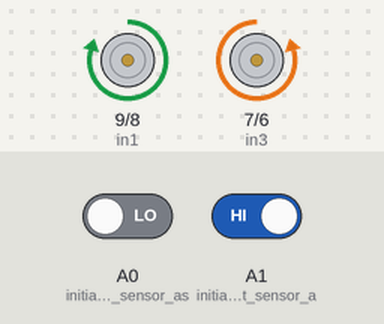
Recording of a sketch running on a simulated Arduino Uno, built with avr-gcc and run on an emulated ATmega328P. On the bench: motor-driver pin pairs drawn as motors (green arrow = first pin HIGH = forward, orange = second pin HIGH = backward, longer = more drive, scaled by the enable pin). The test bench sets the inputs (shaded band); at power-on: A0 (initialize_Left_sensor_as) LOW, A1 (initialize_Right_sensor_a) HIGH.

Above: at 1.2 s.
1.3 s: A0 (initialize_Left_sensor_as) driven HIGH
At 2.5 s:
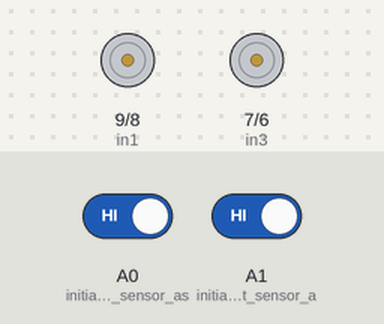
2.8 s: A1 (initialize_Right_sensor_a) driven LOW
At 3.7 s:
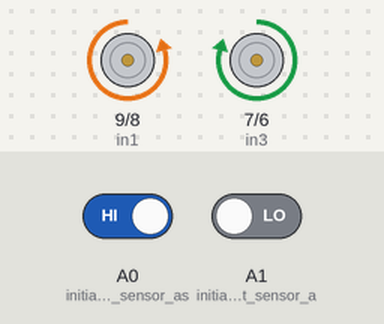
4.3 s: A0 (initialize_Left_sensor_as) driven LOW
At 4.9 s:
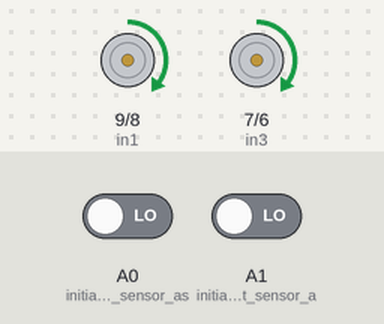
5.8 s: A1 (initialize_Right_sensor_a) driven HIGH
At 7.2 s:
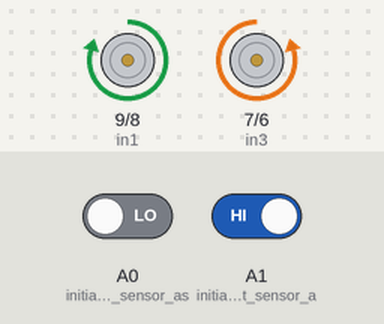
Timing chart, 0 to 8.3 s (numbered marks = the images above; inputs shaded):
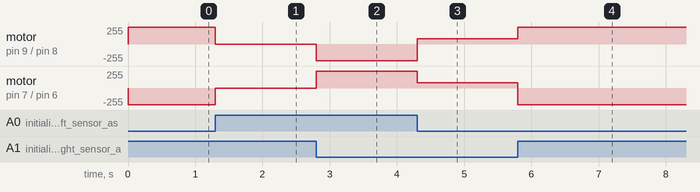

Measured:
- after the input at 1.3 s, motor on pin 9 (in1) / pin 8 (in2): forward 250/255 → stopped at once; motor on pin 7 (in3) / pin 6 (in4): backward 250/255 → stopped at once
- after the input at 2.8 s, motor on pin 9 (in1) / pin 8 (in2): stopped → backward 250/255 at once; motor on pin 7 (in3) / pin 6 (in4): stopped → forward 250/255 at once
- after the input at 4.3 s, motor on pin 9 (in1) / pin 8 (in2): backward 250/255 → forward 80/255 at once; motor on pin 7 (in3) / pin 6 (in4): forward 250/255 → forward 80/255 at once
- after the input at 5.8 s, motor on pin 9 (in1) / pin 8 (in2): forward 80/255 → forward 250/255 at once; motor on pin 7 (in3) / pin 6 (in4): forward 80/255 → backward 250/255 at once

The sketch:

Line_Follower_Car_Code.ino
```cpp
#define in1 9
#define in2 8
#define in3 7
#define in4 6
#define enA 10
#define enB 5


 int M1_Speed = 80; // speed of motor 1
 int M2_Speed = 80; // speed of motor 2
 int LeftRotationSpeed = 250;  // Left Rotation Speed
 int RightRotationSpeed = 250; // Right Rotation Speed


 void setup() {
  Serial.begin(9600);

  pinMode(in1,OUTPUT);
  pinMode(in2,OUTPUT);
  pinMode(in3,OUTPUT);
  pinMode(in4,OUTPUT);

    pinMode(enA,OUTPUT);
    pinMode(enB,OUTPUT);

      pinMode(A0, INPUT); // initialize Left sensor as an input
      pinMode(A1, INPUT); // initialize Right sensor as an input

}

void loop() {

  int LEFT_SENSOR = digitalRead(A0);
  int RIGHT_SENSOR = digitalRead(A1);

if(RIGHT_SENSOR==0 && LEFT_SENSOR==0) {
    forward(); //FORWARD
}

  else if(RIGHT_SENSOR==0 && LEFT_SENSOR==1) {
    right(); //Move Right
 }

  else if(RIGHT_SENSOR==1 && LEFT_SENSOR==0) {
    left(); //Move Left
}

  else if(RIGHT_SENSOR==1 && LEFT_SENSOR==1) {
    Stop();  //STOP
 }
}


void forward()
{
            digitalWrite(in1, HIGH);
            digitalWrite(in2, LOW);
            digitalWrite(in3, HIGH);
            digitalWrite(in4, LOW);

                analogWrite(enA, M1_Speed);
                analogWrite(enB, M2_Speed);
}

void backward()
{
            digitalWrite(in1, LOW);
            digitalWrite(in2, HIGH);
            digitalWrite(in3, LOW);
            digitalWrite(in4, HIGH);

                analogWrite(enA, M1_Speed);
                analogWrite(enB, M2_Speed);
}

void right()
{
            digitalWrite(in1, LOW);
            digitalWrite(in2, HIGH);
            digitalWrite(in3, HIGH);
            digitalWrite(in4, LOW);

                analogWrite(enA, LeftRotationSpeed);
                analogWrite(enB, RightRotationSpeed);
}

void left()
{
            digitalWrite(in1, HIGH);
            digitalWrite(in2, LOW);
            digitalWrite(in3, LOW);
            digitalWrite(in4, HIGH);

                analogWrite(enA, LeftRotationSpeed);
                analogWrite(enB, RightRotationSpeed);
}

void Stop()
{
            digitalWrite(in1, LOW);
            digitalWrite(in2, LOW);
            digitalWrite(in3, LOW);
            digitalWrite(in4, LOW);
}
```
